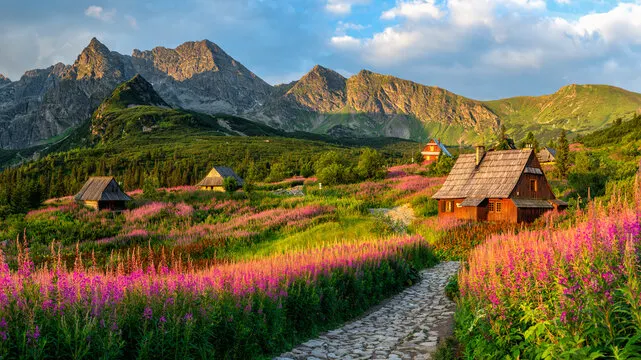
#> input picture trial_image_1.webp, 641 x 360 px, found by its file name
$ jupyter execute --allow-errors week2.ipynb   (older library calls are emulated)
#> lines starting #> are read from the running program, lines starting #| are printed output that depends on the picture
[cell 1]
#photo to be used is "C:\Users\SMAYA\Desktop\dp.jpg"\
import cv2
import numpy as np

[cell 2]
dp = cv2.imread("C:\\Users\\SMAYA\\Desktop\\dp.jpg")
#> (the rest of this cell did not finish here and is left out)

#> (a cell that did not finish here is left out)

[cell 4]
import cv2
import numpy as np
from skimage import filters, feature
image_path = r"C:\Users\SMAYA\Desktop\dc\trial_image_1.webp"

def apply_laplacian_and_unsharp(image_path):
    # Load image in grayscale
    img = cv2.imread(image_path, cv2.IMREAD_GRAYSCALE)
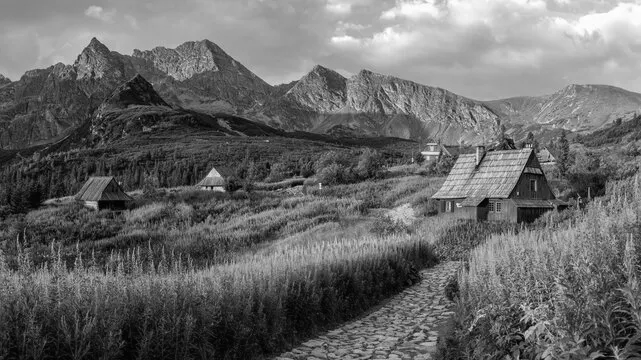
#> img: shape (360, 641); min 0, max 255, mean 104.8
    img_float = img.astype(np.float64)
    cv2.imshow("Original Image", img)
    cv2.waitKey(2000)
    cv2.imshow("Image float 64", img_float.astype(np.uint8))
    cv2.waitKey(2000)

    # 1. Discrete Laplacian Filtering (8-neighbor kernel via filter2D)
    kernel_laplacian = np.array([[1,  1, 1],
                                 [1, -8, 1],
                                 [1,  1, 1]], dtype=np.float64)
    laplacian_response = cv2.filter2D(img_float, -1, kernel_laplacian)
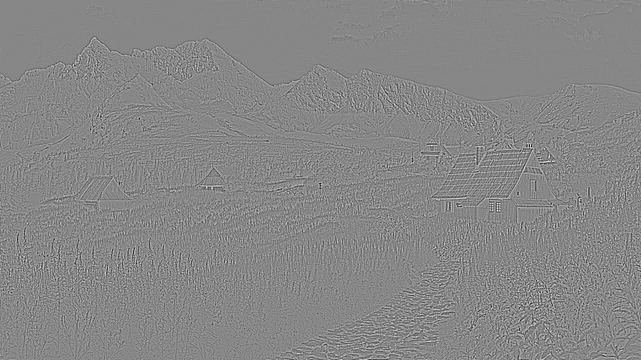
#> laplacian_response: shape (360, 641) float64; min -956, max 848, mean 0; drawn with min black and max white
    cv2.imshow("Laplacian Response", np.clip(laplacian_response, 0, 255).astype(np.uint8))
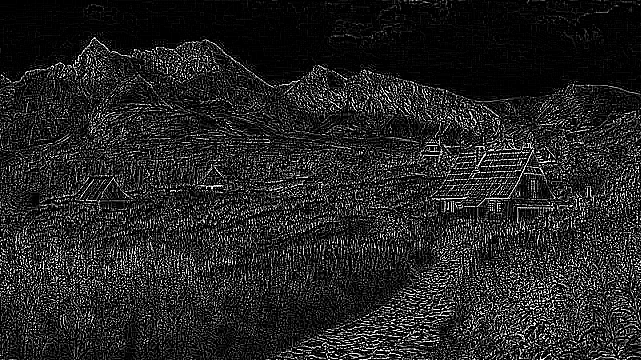
#> window 'Laplacian Response': shape (360, 641); min 0, max 255, mean 36
    cv2.waitKey(2000)

    # Sharpen image: Subtracting negative-center Laplacian
    img_sharpened_laplacian = np.clip(img_float - laplacian_response, 0, 255).astype(np.uint8)
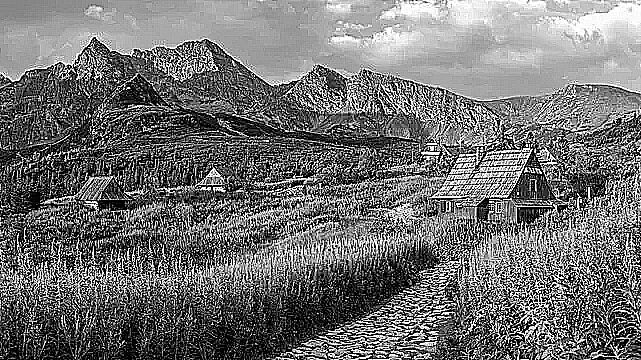
#> img_sharpened_laplacian: shape (360, 641); min 0, max 255, mean 113.7
    cv2.imshow("Sharpened Image (Laplacian)", img_sharpened_laplacian)
    cv2.waitKey(2000)

    # 2. Unsharp Masking & High-Boost Filtering
    blurred = cv2.GaussianBlur(img_float, (5, 5), sigmaX=1.0)
    unsharp_mask = img_float - blurred
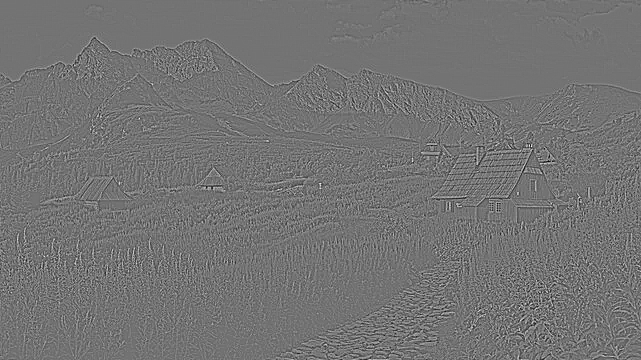
#> unsharp_mask: shape (360, 641) float64; min -76.5, max 92.06, mean 0; drawn with min black and max white

    k_unsharp = 1.0
    k_highboost = 2.5

    img_unsharp = np.clip(img_float + k_unsharp * unsharp_mask, 0, 255).astype(np.uint8)
    cv2.imshow("Unsharp Masked Image", img_unsharp)
    cv2.waitKey(2000)

    img_highboost = np.clip(img_float + k_highboost * unsharp_mask, 0, 255).astype(np.uint8)
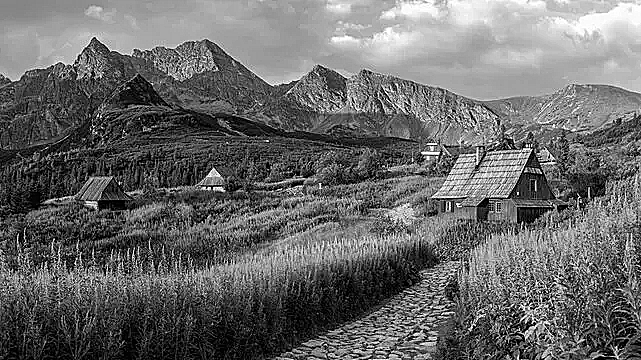
#> img_highboost: shape (360, 641); min 0, max 255, mean 105.4
    cv2.imshow("High-Boost Filtered Image", img_highboost)
    cv2.waitKey(2000)

    # --- SCIKIT-IMAGE IMPLEMENTATION ---
    # Laplacian using skimage filters
    sk_laplacian = filters.laplace(img / 255.0)
    sk_sharpened = np.clip((img / 255.0) - sk_laplacian, 0.0, 1.0) * 255.0
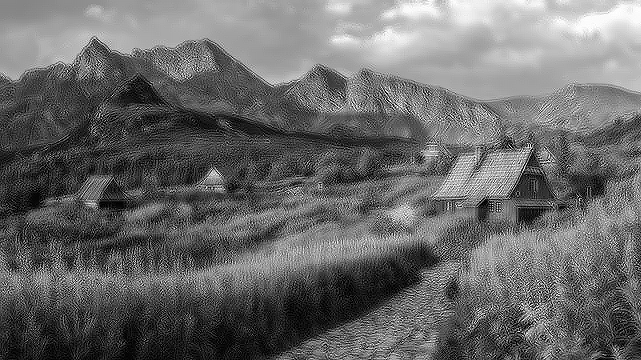
#> sk_sharpened: shape (360, 641) float64; min 0, max 255, mean 105.3
    cv2.imshow("Sharpened Image (Scikit-Image)", sk_sharpened.astype(np.uint8))
    cv2.waitKey(2000)
    cv2.destroyAllWindows()
    return img_sharpened_laplacian, img_unsharp, img_highboost, sk_sharpened.astype(np.uint8)

t1,t2,t3,t4 = apply_laplacian_and_unsharp(image_path)
